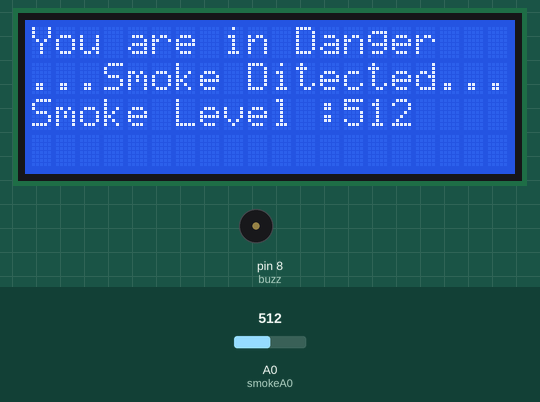
Recording of a sketch running on a simulated Arduino Uno, built with avr-gcc and run on an emulated ATmega328P. On the bench: 20×4 character LCD, buzzer (waves = sounding, pin HIGH). The inputs (shaded band) are chosen by the test bench; at power-on: A0 (smokeA0) = 512.

Above: at 1.06 s.
1.3 s: A0 (smokeA0) set to 364
At 1.92 s:
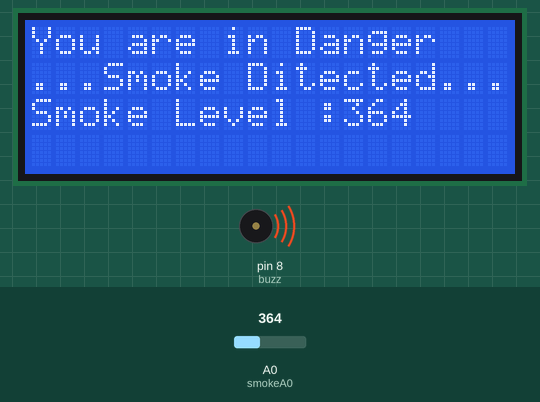
3.7 s: A0 (smokeA0) set to 343
At 5.7 s:
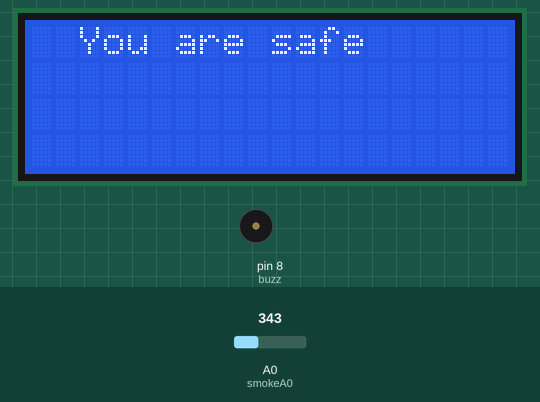
8.3 s: A0 (smokeA0) set to 670
At 11.3 s:
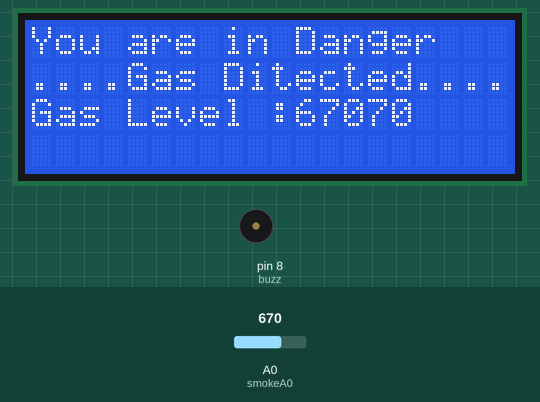
11.5 s: A0 (smokeA0) set to 340
At 12.78 s:
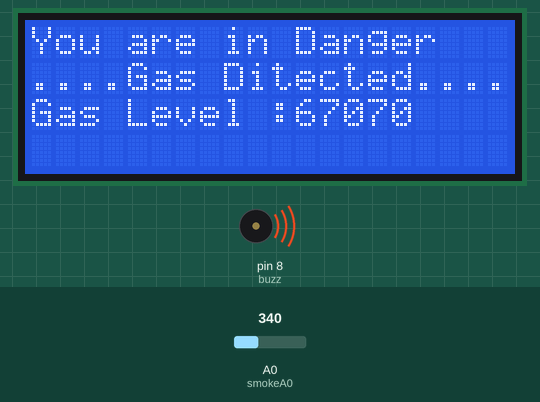
Timing chart, 0 to 14.9 s (numbered marks = the images above; inputs shaded):
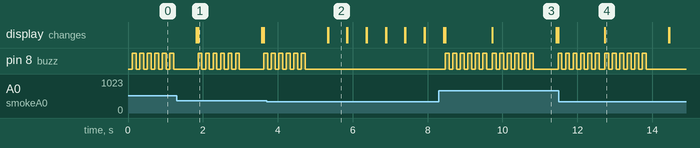

The sketch:

3_Gas_Sensor_LCD_I2C.ino
```cpp
#include <Wire.h>
#include <LiquidCrystal_I2C.h>

LiquidCrystal_I2C lcd(0x27,20,4);  // set the LCD address to 0x27 for a 20 chars and 4 line display

int smokeA0 = A0;
int buzz = 8;
int limit = 500;
int value;

void setup() {
  // put your setup code here, to run once:

  //lcd.init();               // initialize the lcd
  lcd.begin();
  lcd.backlight();          //backlight turn on

  pinMode(buzz,OUTPUT);
  pinMode(smokeA0,INPUT);

}
void buzzer()
{
    for(int i = 0; i <=5 ; i++)
    {
      digitalWrite(buzz, HIGH);
      delay(100);
      digitalWrite(buzz, LOW);
      delay(100);
    }
}
void gas()
{
    lcd.setCursor(0,0);
    lcd.print("You are in Danger ");
    lcd.setCursor(0,1);
    lcd.print("....Gas Ditected....");
    lcd.setCursor(0,2);
    lcd.print("Gas Level :");
    lcd.print(value);
}
void alcohol()
{
    lcd.setCursor(0,0);
    lcd.print("You are in Danger ");
    lcd.setCursor(0,1);
    lcd.print("..Alcohol Ditected..");
    lcd.setCursor(0,2);
    lcd.print("Alcohol Level :");
    lcd.print(value);
}
void smoke()
{
    lcd.setCursor(0,0);
    lcd.print("You are in Danger ");
    lcd.setCursor(0,1);
    lcd.print("...Smoke Ditected...");
    lcd.setCursor(0,2);
    lcd.print("Smoke Level :");
    lcd.print(value);
}

void loop() {
  // put your main code here, to run repeatedly:

  value = analogRead(smokeA0);

  if(value <=350)
  {
    lcd.setCursor(2,0);
    lcd.print("You are safe ");
//    Serial.print("Gas Ditected : ");
//    Serial.print(value);
  }
   else if(350 < value < 530)
  {
    smoke();
    buzzer();
  }
   else if(530 < value < 660)
  {
    alcohol();
    buzzer();
  }
  if(660 <= value)
  {
    gas();
    buzzer();
  }

   delay(500);
   lcd.clear();
}
```

Measured:
- the behaviour switches between 351 and 350 on A0 (smokeA0) (found by bisection; images 1 and 2)
- after the input at 1.3 s, the display: first differs from a run without the input after 0.57 s (image 1)
- after the input at 3.7 s, pin 8 (buzz): goes on until 4.7 s, then stays LOW; the display: first differs from a run without the input after 1.6 s (image 2)
- after the input at 8.3 s, pin 8 (buzz): goes 5 × (HIGH 0.10 s, LOW 0.10 s), HIGH 0.10 s, LOW 0.15 s, 5 × (HIGH 0.10 s, LOW 0.10 s), HIGH 0.10 s, LOW 0.66 s, then HIGH, starting after 0.18 s; the display: first differs from a run without the input after 0.18 s (image 3 shows a later state)
- after the input at 11.5 s, pin 8 (buzz): goes on until 13.8 s, then stays LOW
- what the display in image 2 shows lasts 0.5 s, from 5.3 s to 5.8 s
